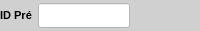
           <widget class="QWidget" name="widget_Cor2" native="true">
            <property name="minimumSize">
             <size>
              <width>0</width>
              <height>31</height>
             </size>
            </property>
            <property name="maximumSize">
             <size>
              <width>16777215</width>
              <height>31</height>
             </size>
            </property>
            <property name="styleSheet">
             <string notr="true">background-color: rgb(208, 208, 208);</string>
            </property>
            <layout class="QHBoxLayout" name="horizontalLayout_3">
             <property name="leftMargin">
              <number>0</number>
             </property>
             <property name="topMargin">
              <number>3</number>
             </property>
             <property name="rightMargin">
              <number>0</number>
             </property>
             <property name="bottomMargin">
              <number>3</number>
             </property>
             <item>
              <widget class="QLabel" name="label_4">
               <property name="sizePolicy">
                <sizepolicy hsizetype="Preferred" vsizetype="Preferred">
                 <horstretch>0</horstretch>
                 <verstretch>0</verstretch>
                </sizepolicy>
               </property>
               <property name="minimumSize">
                <size>
                 <width>0</width>
                 <height>0</height>
                </size>
               </property>
               <property name="maximumSize">
                <size>
                 <width>50</width>
                 <height>16777215</height>
                </size>
               </property>
               <property name="font">
                <font>
                 <pointsize>8</pointsize>
                 <weight>75</weight>
                 <bold>true</bold>
                </font>
               </property>
               <property name="text">
                <string>ID Pré</string>
               </property>
               <property name="alignment">
                <set>Qt::AlignCenter</set>
               </property>
              </widget>
             </item>
             <item>
              <widget class="QLineEdit" name="line_ID_Pre">
               <property name="sizePolicy">
                <sizepolicy hsizetype="Preferred" vsizetype="Preferred">
                 <horstretch>0</horstretch>
                 <verstretch>0</verstretch>
                </sizepolicy>
               </property>
               <property name="minimumSize">
                <size>
                 <width>0</width>
                 <height>0</height>
                </size>
               </property>
               <property name="maximumSize">
                <size>
                 <width>92</width>
                 <height>16777215</height>
                </size>
               </property>
               <property name="font">
                <font>
                 <pointsize>8</pointsize>
                </font>
               </property>
               <property name="styleSheet">
                <string notr="true">background-color: rgb(255, 255, 255);</string>
               </property>
               <property name="inputMask">
                <string/>
               </property>
               <property name="text">
                <string/>
               </property>
               <property name="frame">
                <bool>true</bool>
               </property>
               <property name="echoMode">
                <enum>QLineEdit::Normal</enum>
               </property>
               <property name="alignment">
                <set>Qt::AlignCenter</set>
               </property>
               <property name="dragEnabled">
                <bool>false</bool>
               </property>
               <property name="placeholderText">
                <string/>
               </property>
              </widget>
             </item>
             <item>
              <widget class="QLabel" name="label_Fornecedor">
               <property name="font">
                <font>
                 <pointsize>10</pointsize>
                 <weight>75</weight>
                 <bold>true</bold>
                </font>
               </property>
               <property name="text">
                <string/>
               </property>
               <property name="alignment">
                <set>Qt::AlignCenter</set>
               </property>
              </widget>
             </item>
             <item>
              <widget class="QLabel" name="label_2">
               <property name="text">
                <string/>
               </property>
              </widget>
             </item>
             <item>
              <widget class="QLabel" name="label_Maquina_Des">
               <property name="font">
                <font>
                 <pointsize>10</pointsize>
                 <weight>75</weight>
                 <bold>true</bold>
                </font>
               </property>
               <property name="text">
                <string/>
               </property>
               <property name="alignment">
                <set>Qt::AlignCenter</set>
               </property>
              </widget>
             </item>
            </layout>
           </widget>
